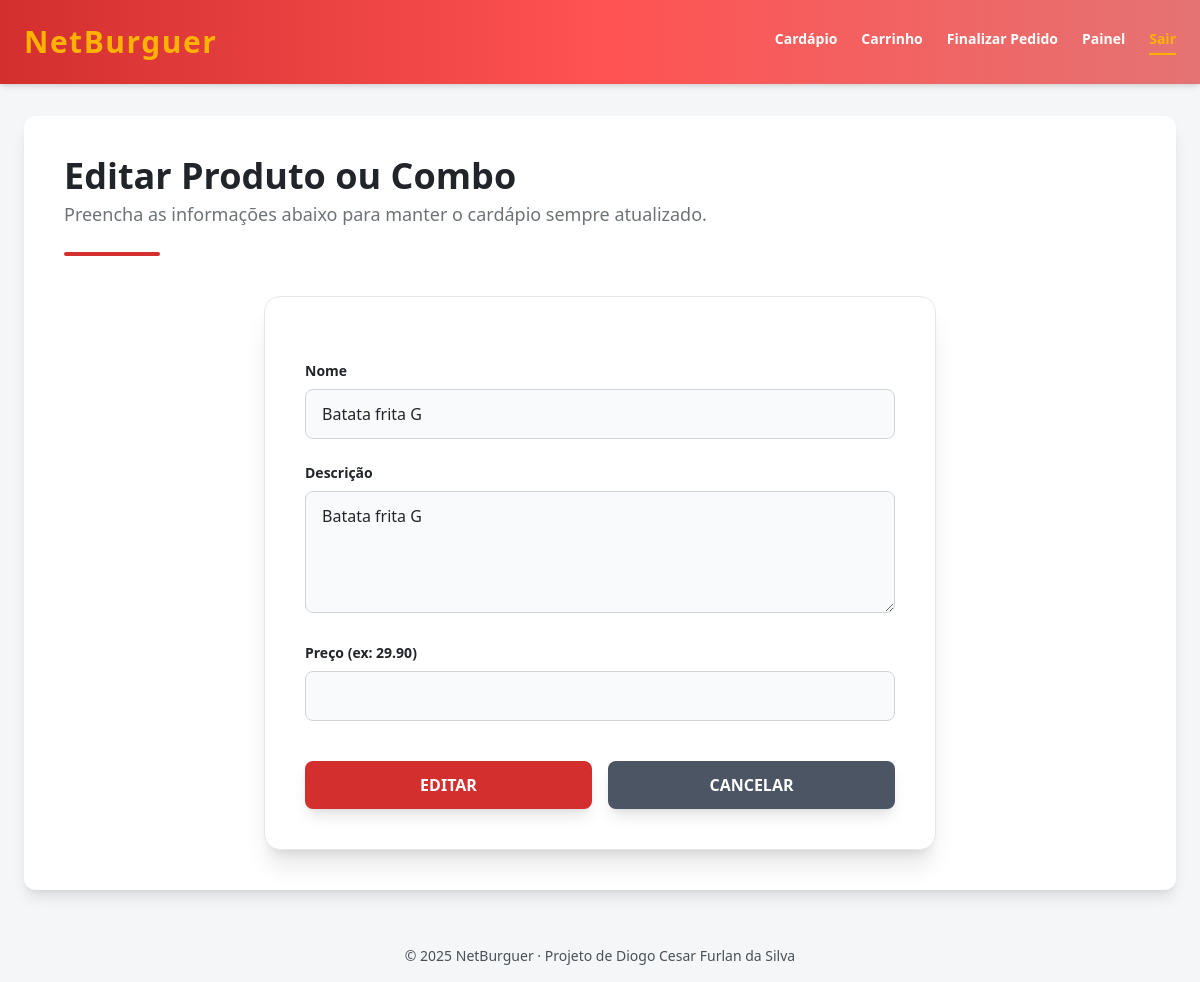
The page /painel/produtos/editar/8/ (signed in) on the database as committed earlier.
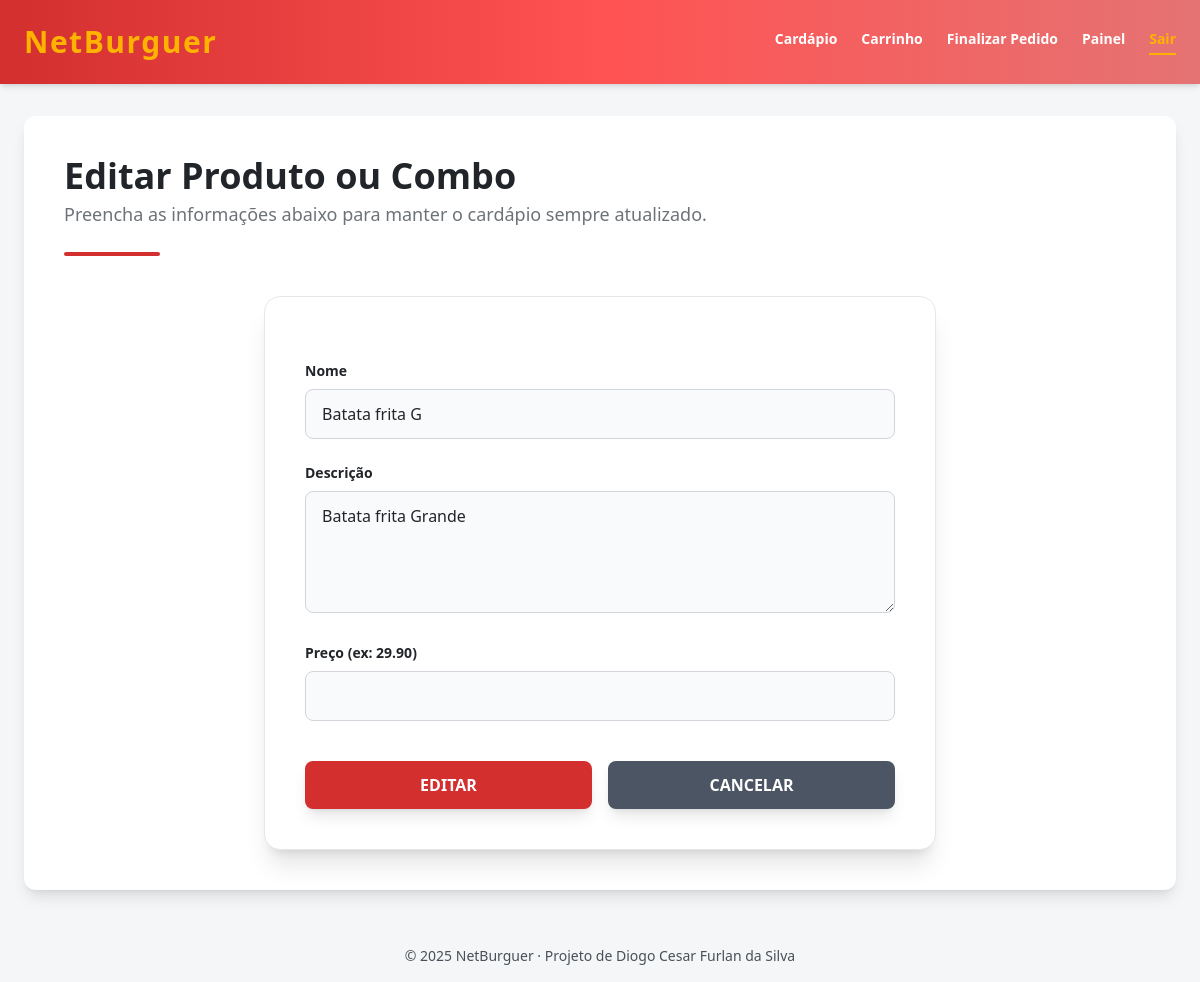
The same page on the database as committed later.
### cardapio/models.py (models this page shows, shortened)
class Produto(models.Model):
    nome = models.CharField(max_length=100, verbose_name="Nome do Item")
    descricao = models.TextField(verbose_name="Descrição Detalhada")
    preco = models.DecimalField(max_digits=6, decimal_places=2, verbose_name="Preço Unitário")
    class Meta:
        verbose_name = "Produto"
        verbose_name_plural = "Produtos"
        ordering = ['nome']

### cardapio/views.py (the view, shortened to what this page needs)
# urls.py: path('painel/produtos/editar/<int:produto_id>/', views.produto_editar, name='produto_editar'),
@login_required
def produto_editar(request, produto_id):
    produto = get_object_or_404(Produto, pk=produto_id)
    return render(request, 'admin/produto_form.html', {'produto': produto, 'acao': 'Editar'})

### templates/admin/produto_form.html (shortened to what this page needs)
{% extends "base.html" %}
{% block content %}
    <h2 class="text-3xl md:text-4xl font-extrabold text-preto-texto mb-1">
        {{ acao }} Produto ou Combo
    </h2>
    <p class="text-cinza-texto text-lg opacity-80 mb-6">
        Preencha as informações abaixo para manter o cardápio sempre atualizado.
    </p>
    <div class="h-1 w-24 bg-vermelho-principal rounded-full mb-10"></div>
    <form method="post"
          class="max-w-2xl mx-auto p-10 rounded-2xl bg-white border border-gray-200 shadow-xl space-y-6"
          action="{% if produto %}{% url 'produto_editar' produto.id %}{% endif %}"
    >
        <div class="form-group">
            <label for="nome" class="block mb-2 font-semibold text-sm text-preto-texto">Nome</label>
            <input
                type="text"
                id="nome"
                name="nome"
                class="w-full px-4 py-3 rounded-lg border border-gray-300 bg-gray-50
                       focus:outline-none focus:border-vermelho-principal focus:ring-2 focus:ring-vermelho-principal/40
                       transition-shadow duration-200"
                value="{{ produto.nome|default_if_none:'' }}"
                placeholder="Ex: X-Burguer Especial"
                required
            >
        </div>
        <div class="form-group">
            <label for="descricao" class="block mb-2 font-semibold text-sm text-preto-texto">Descrição</label>
            <textarea
                id="descricao"
                name="descricao"
                rows="4"
                class="w-full px-4 py-3 rounded-lg border border-gray-300 bg-gray-50
                       focus:outline-none focus:border-vermelho-principal focus:ring-2 focus:ring-vermelho-principal/40
                       transition-shadow duration-200"
                placeholder="Descreva os ingredientes ou detalhes do produto"
                required
            >{{ produto.descricao|default_if_none:'' }}</textarea>
        </div>
        <div class="form-group">
            <label for="preco" class="block mb-2 font-semibold text-sm text-preto-texto">Preço (ex: 29.90)</label>
            <input
                type="number"
                step="0.01"
                min="0"
                id="preco"
                name="preco"
                class="w-full px-4 py-3 rounded-lg border border-gray-300 bg-gray-50
                       focus:outline-none focus:border-vermelho-principal focus:ring-2 focus:ring-vermelho-principal/40
                       transition-shadow duration-200"
                value="{{ produto.preco|default_if_none:'' }}"
                required
            >
        </div>
        <div class="flex gap-4 pt-4">
            <button
                type="submit"
                class="flex-1 py-3 font-extrabold uppercase rounded-lg shadow-lg
                       bg-vermelho-principal text-white hover:bg-vermelho-escuro
                       transition duration-300 transform hover:-translate-y-0.5"
            >
                {{ acao }}
            </button>
            <a href="{% url 'produto_listar' %}"
               class="flex-1 text-center py-3 font-extrabold uppercase rounded-lg shadow-lg
                      bg-gray-600 text-white hover:bg-gray-700
                      transition duration-300 transform hover:-translate-y-0.5"
            >
                Cancelar
            </a>
        </div>
    </form>
{% endblock %}

Rows that differ between the two databases and show on the page:
changed Produto "Batata frita G": descricao "Batata frita G" → "Batata frita Grande"
